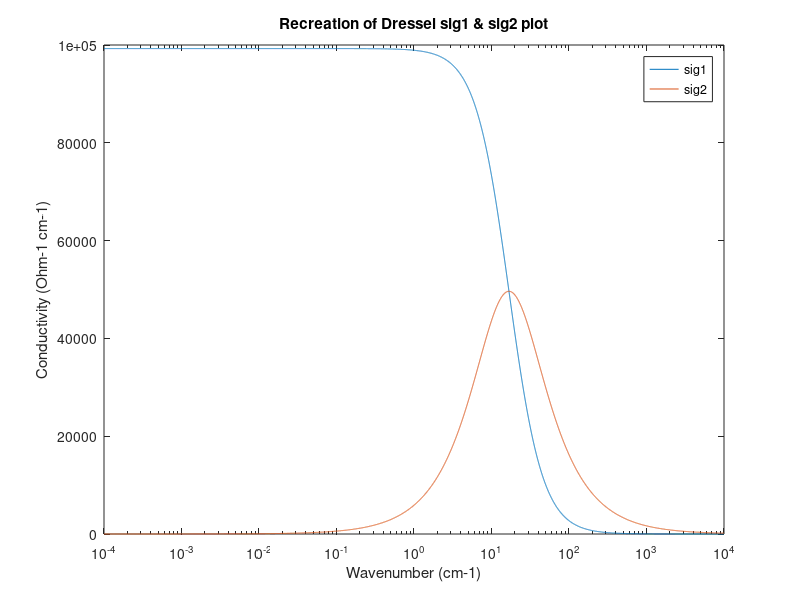
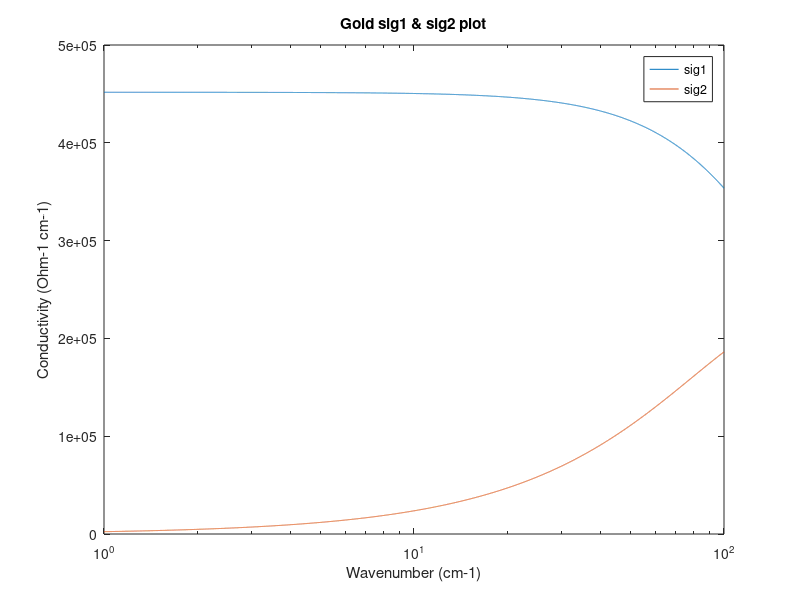
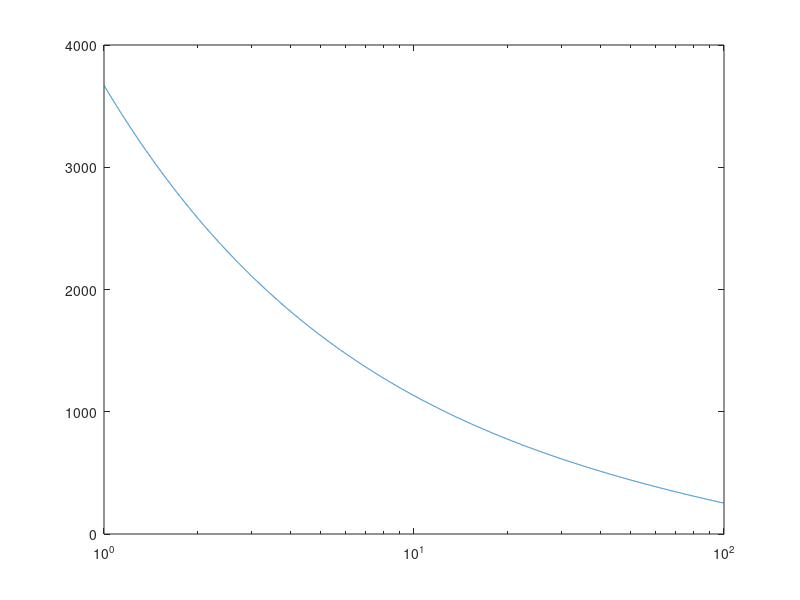
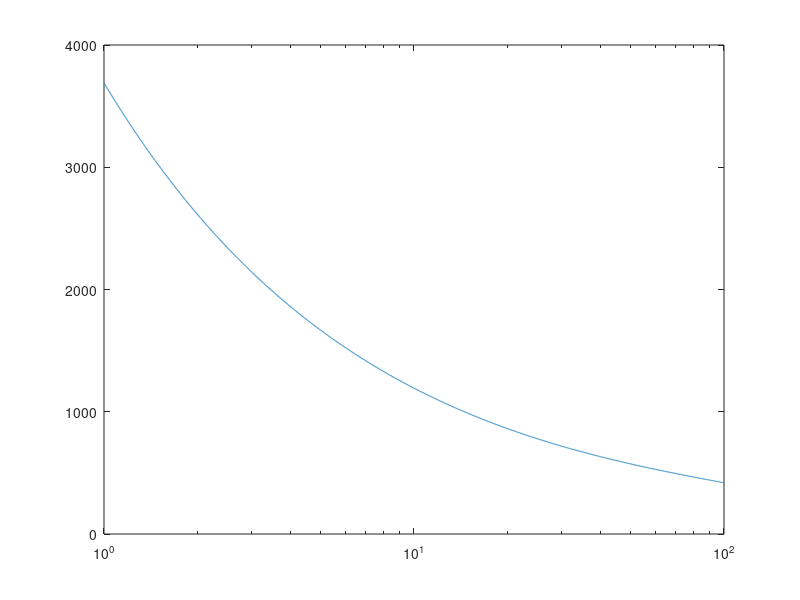

MATLAB code to generate these figures, in order:

%This code replicates the plot found in Dressel's book. It shows sigma 1
%and sigma 2 plotted over a range of wavelengths. Once we know sigma 1 and
%sigma 2, it will ultimately let us calculate k and n for our gold film.
%This plotting is to practice for the gold calculation.

eps0 = 8.854187817e-14;
c_cm = 2.99792458e+10;
sigma_factor = 2*pi*eps0*c_cm;
wp = 1.885e+15; % in Hz, vp*2*pi*c
vp = 1e+04; % in cm-1
gamma = 16.8; % in cm-1, wn where sig1 and sig2 are equal
sigDC = sigma_factor*vp^2/gamma; %in ohms-1 cm-1 
t = 1/(gamma); % NOT in sec. Divide by 2*pi*c to get value in sec.
w = logspace(-4,4,10000);

sigCplx = sigDC./(1 - 1i.*w.*t);
sig1 = real(sigCplx);
sig2 = imag(sigCplx);

figure;
semilogx(w,sig1);
hold on;
semilogx(w,sig2);
title('Recreation of Dressel sig1 & sig2 plot');
legend('sig1', 'sig2');
xlabel('Wavenumber (cm-1)')
ylabel('Conductivity (Ohm-1 cm-1)')








%now creating the same type of plot, but subing in the values of wp and
%sigDC for gold (found online)

eps0 = 8.854187817e-14;
c_cm = 2.99792458e+10;
sigma_factor = 2*pi*eps0*c_cm;
AUfp = 2.149811716e15; % in Hz
AUwp = 2*pi*AUfp; % in rad/sec
AUvp = AUwp/(2*pi*c_cm); % in cm-1. This was given by Zeman source
AUsigDC = 4.516711834e+05; %in ohms-1 cm-1, converted from value on Wiki for 20C
AUgamma = AUvp^2*sigma_factor/(AUsigDC); % in cm-1, wn where sig1 and sig2 are equal
AUt = 1/(AUgamma); % NOT in sec. Divide by 2*pi*c to get value in sec.
AUw = logspace(0,2,10000);

AUsigCplx = AUsigDC./(1 - 1i.*AUw.*AUt);

figure;
semilogx(AUw,real(AUsigCplx));
hold on;
semilogx(AUw,imag(AUsigCplx));
title('Gold sig1 & sig2 plot');
legend('sig1', 'sig2');
xlabel('Wavenumber (cm-1)')
ylabel('Conductivity (Ohm-1 cm-1)')

%Solving for complex epsilon from sigma
AUepsCplx = (AUsigCplx/sigma_factor/(-1i)./AUw)+1;

%Solving for complex n from complex epsilon
AUnCplx = AUepsCplx.^(1/2);

%Plotting the real and complex parts of n for gold
figure;
semilogx(AUw,real(AUnCplx));
figure;
semilogx(AUw,imag(AUnCplx));

%Now that we have a vector for complex n, we can plug those values (which are
%functions of frequency wn) back into the original equation for
%transmission

n1 = 1;
n3 = 1;
AUw; %In cm-1. This is what will be plotted on the x-axis.
lambda = 1./AUw;%in cm. This is for the input lambda in the equation. It needs to be input in wavelength, not wavenumbers.
nm_cm = 1e-07; %Conversion for nm to cm
t12 = 2*n1./(n1 + AUnCplx);
t23 = 2*AUnCplx./(AUnCplx + n3);
r12 = (n1 - AUnCplx)./(n1 + AUnCplx);
r23 = (AUnCplx - n3)./(AUnCplx + n3);
d = 0.2*nm_cm; %Will give d in cm for equation.
d_phase = 1i.*(2*pi*d.*AUnCplx./lambda);

AUTransmissionCmplxUp = t12 .* exp(d_phase) .* t23; %Numerator of total transmission fraction

AUTransmissionCmplxDown = 1 + r12 .* r23 .* exp(2*d_phase); %Denominator of total trans. fraction

AUTransmissionCmplxTotal = AUTransmissionCmplxUp./AUTransmissionCmplxDown;

figure;
loglog(AUw,(abs(AUTransmissionCmplxTotal)));
title('Transmission of gold films at various thicknesses');
xlabel('Wavenumber (cm-1)');
ylabel('Transmission (intensity)');

hold on
semilogx(AUw,abs(AUTransmissionCmplxTotal));

legend('10nm', '100nm', '1.0um', '10um')

legend('54nm', '108nm')












%Now creating a plot of sigma for MgO with value of complex epsilon
%calculated from a published report (Yang, et. al. 1990)

MgOw = logspace(0,2,10000);

%Solving for complex epsilon from function given in paper. Using data for
%290K
Einf = 3.01;

wt1 = 403;
wt2 = 279;
wt3 = 110;
S1 = 5.6;
S2 = 0.27;
S3 = 0.11;
G1 = 0.0067;
G2 = 64;
G3 = 3.7;

Sum1 = (S1*(wt1^2))./(wt1^2 - MgOw.^2 - (1i*MgOw*G1));
Sum2 = (S2*(wt2^2))./(wt2^2 - MgOw.^2 - (1i*MgOw*G2));
Sum3 = (S3*(wt3^2))./(wt3^2 - MgOw.^2 - (1i*MgOw*G3));

SumTotal = Sum1 + Sum2 + Sum3;

MgOepsCplx = Einf + SumTotal;

figure;
semilogx(MgOw,real(MgOepsCplx),MgOw,imag(MgOepsCplx));
legend('real eps.', 'imag eps.');

%Solving for complex sigma from epsilon
MgOsigCplx = (MgOepsCplx - 1)*sigma_factor*(-1i).*MgOw;

figure;
semilogx(MgOw, real(MgOsigCplx), MgOw, imag(MgOsigCplx))
legend('real sigma', 'imag sigma');

%Solving for complex n from complex epsilon
MgOnCplx = MgOepsCplx.^(1/2);

%Creating a plot of transmission as a function of freq. wn.
n1 = 1;
n3 = 1;
MgOw; %In cm-1. This is what will be plotted on the x-axis.
lambda = 1./MgOw;%in cm. This is for the input lambda in the equation. It needs to be input in wavelength, not wavenumbers.
d = 0.1; %Will give d in cm for equation.
t12 = 2*n1./(n1 + MgOnCplx);
t23 = 2*MgOnCplx./(MgOnCplx + n3);
r12 = (n1 - MgOnCplx)./(n1 + MgOnCplx);
r23 = (MgOnCplx - n3)./(MgOnCplx + n3);
d_phaseMgO = 1i.*(2*pi*d.*MgOnCplx./lambda);

MgOTransmissionCmplxUp = t12 .* exp(d_phaseMgO) .* t23; %Numerator of total transmission fraction

MgOTransmissionCmplxDown = 1 + r12 .* r23 .* exp(2*d_phaseMgO); %Denominator of total trans. fraction

MgOTransmissionCmplxTotal = MgOTransmissionCmplxUp./MgOTransmissionCmplxDown;

figure;
loglog(MgOw,(abs(MgOTransmissionCmplxTotal)));
title('Transmission of MgO films at various thicknesses');
xlabel('Wavenumber (cm-1)');
ylabel('Transmission (intensity)');















%Creating a plot of the transmission of the MgO with the gold film on it.
AUnCplx;
MgOnCplx; %These two vectors for the complex value of n for Au and MgO are computed using various methods above. 
n1 = 1; 
n4 = 1; %Assuming we are working in extreme vacuum
MgO_AUw = MgOw; % = AUw; %In cm-1. This is what will be plotted on the x-axis.This equality MUST be true to create the transmission... check previous steps in code.
lambda = 1./MgO_AUw;%in cm. This is for the input lambda in the equation. It needs to be input in wavelength, not wavenumbers.
nm_cm = 1e-07; %Conversion for nm to cm
t12 = 2*n1./(n1 + MgOnCplx);
t23 = 2*MgOnCplx./(MgOnCplx + AUnCplx);
t34 = 2*AUnCplx./(AUnCplx + n4);
r12 = (n1 - MgOnCplx)./(n1 + MgOnCplx);
r23 = (MgOnCplx - AUnCplx)./(MgOnCplx + AUnCplx);
r34 = (AUnCplx - n4)./(AUnCplx + n4);
d_MgO = 0.1; %Will give d in cm for equation.
d_AU = 100*nm_cm;
d_phaseAU = 1i.*(2*pi*d_AU.*AUnCplx./lambda);
d_phaseMgO = 1i.*(2*pi*d_MgO.*MgOnCplx./lambda);

MgO_AUTransmissionCmplxUp = t12 .* t23 .* t34 .* exp(d_phaseMgO + d_phaseAU); %Numerator of total transmission fraction

MgO_AUTransmissionCmplxDown = 1 + r12 .* r23 .* exp(2*d_phaseMgO) + r23 .* r34 .* exp(2*d_phaseAU) + r12 .* r34 .* exp(2*(d_phaseMgO + d_phaseAU));; %Denominator of total trans. fraction

MgO_AUTransmissionCmplxTotal = MgO_AUTransmissionCmplxUp./MgO_AUTransmissionCmplxDown;



figure;
loglog(MgO_AUw,(abs(MgO_AUTransmissionCmplxTotal)));
title('Transmission of AuMgO films at various thicknesses of gold');
xlabel('Wavenumber cm-1');
ylabel('Transmission |t|');


hold on
semilogy(AUw,(abs(MgO_AUTransmissionCmplxTotal)));

legend('50nm Au', '100nm Au');

legend('10 nm', '100 nm', '1.0 um', '10 um')





